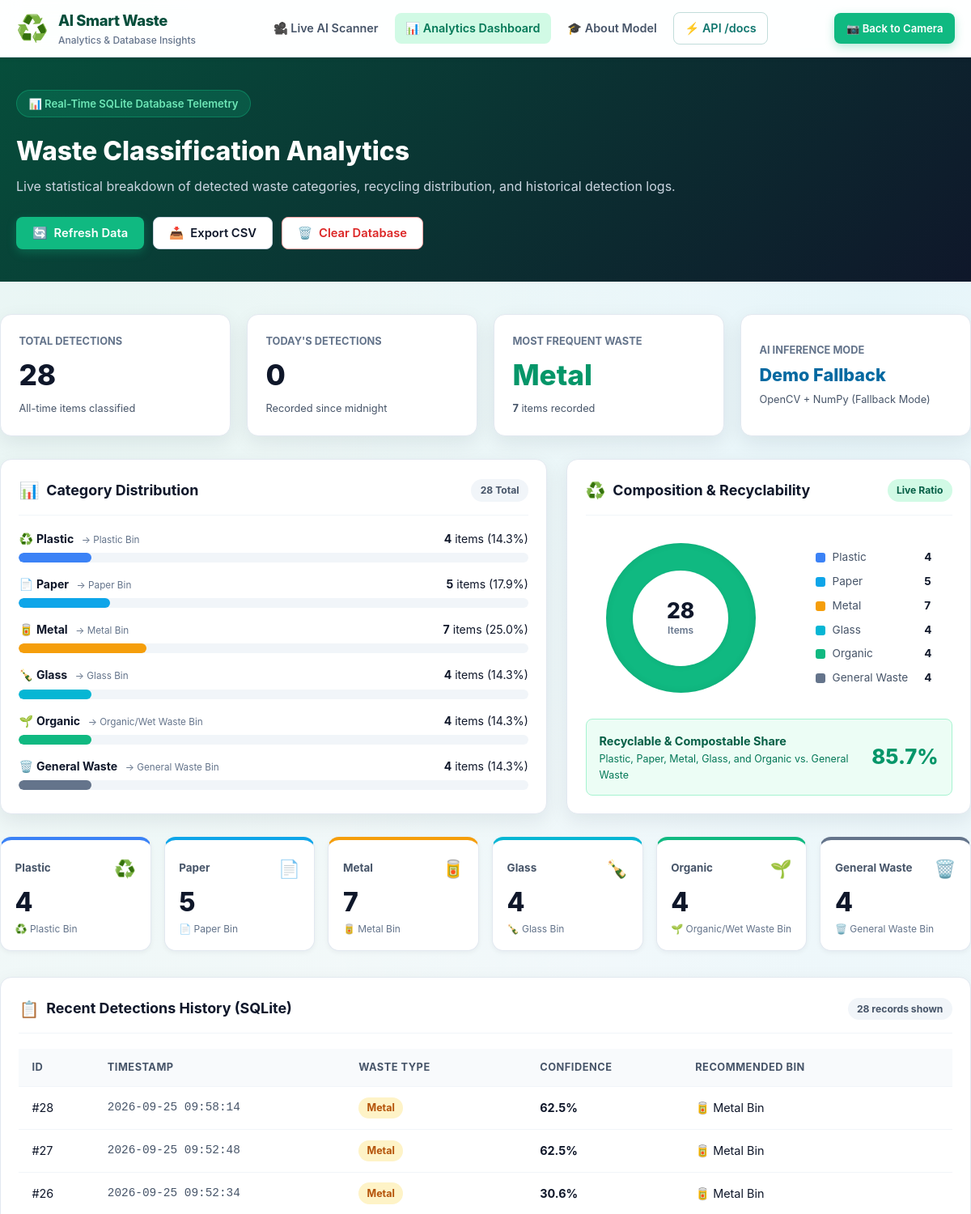
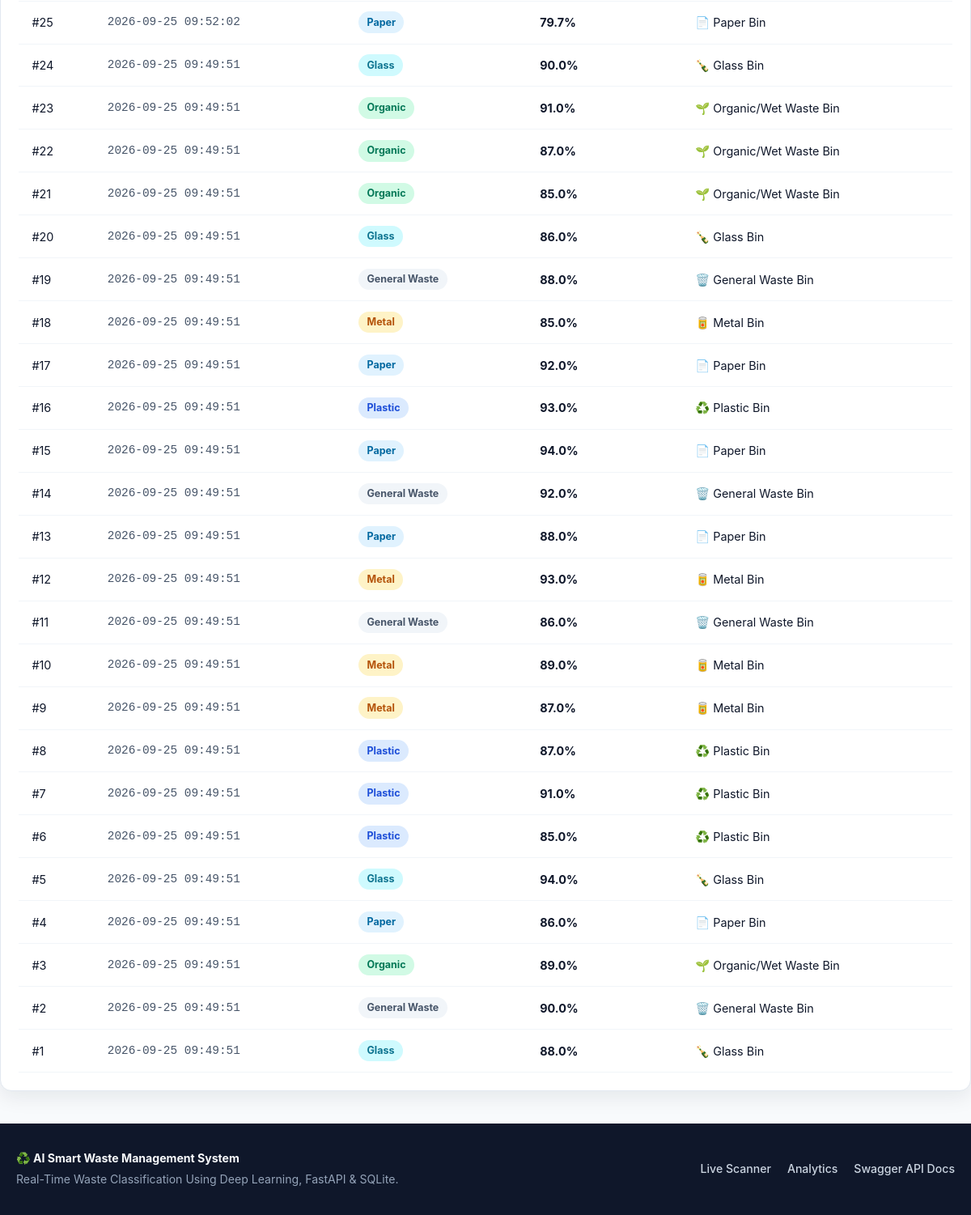
The app's page /analytics with its own data (2 pictures, top to bottom).
### tables this page shows
CREATE TABLE detections (
                    id INTEGER PRIMARY KEY AUTOINCREMENT,
                    waste_type TEXT NOT NULL,
                    confidence REAL NOT NULL,
                    recommended_bin TEXT NOT NULL,
                    timestamp DATETIME NOT NULL
                );

### app/main.py (the view)
@app.get("/analytics", response_class=HTMLResponse, include_in_schema=False)
async def analytics_page(request: Request):
    try:
        stats = get_statistics()
        recent = get_recent_detections(limit=30)
    except Exception:
        stats = {
            "total_detections": 0,
            "today_detections": 0,
            "category_counts": {},
            "distribution": {},
            "most_frequent_category": "None yet",
            "most_frequent_count": 0,
            "categories": [],
            "recyclable_share_pct": 0.0,
        }
        recent = []
    model_info = classifier.get_info()
    rules = get_all_waste_rules()
    return templates.TemplateResponse(
        request=request,
        name="analytics.html",
        context={
            "app_title": APP_TITLE,
            "app_subtitle": APP_SUBTITLE,
            "stats": stats,
            "recent_detections": recent,
            "model_info": model_info,
            "waste_rules": rules,
        },
    )

### templates/analytics.html (shortened to what this page needs)
<!DOCTYPE html>
<html lang="en">
<head>
    <link rel="stylesheet" href="/static/css/style.css" />
</head>
<body>
    <header class="navbar">
        <div class="container nav-container">
            <a href="/" class="brand">
                <span class="brand-icon">♻️</span>
                <div class="brand-text">
                    <span class="brand-title">AI Smart Waste</span>
                    <span class="brand-tag">Analytics & Database Insights</span>
                </div>
            </a>
            <nav class="nav-links">
                <a href="/" class="nav-link">🎥 Live AI Scanner</a>
                <a href="/analytics" class="nav-link active">📊 Analytics Dashboard</a>
                <a href="/#about-model" class="nav-link">🎓 About Model</a>
                <a href="/docs" target="_blank" rel="noopener" class="nav-link nav-docs-link">⚡ API /docs</a>
            </nav>
            <div class="status-pills">
                <a href="/" class="btn btn-primary btn-sm">📷 Back to Camera</a>
            </div>
        </div>
    </header>
    <section class="analytics-hero">
        <div class="container analytics-hero-inner">
            <div>
                <span class="hero-badge">📊 Real-Time SQLite Database Telemetry</span>
                <h1>Waste Classification Analytics</h1>
                <p>Live statistical breakdown of detected waste categories, recycling distribution, and historical detection logs.</p>
            </div>
            <div class="analytics-actions">
                <button id="analytics-refresh-btn" class="btn btn-primary">
                    <span>🔄</span> Refresh Data
                </button>
                <button id="analytics-export-btn" class="btn btn-outline">
                    <span>📥</span> Export CSV
                </button>
                <button id="analytics-clear-btn" class="btn btn-danger-outline">
                    <span>🗑️</span> Clear Database
                </button>
            </div>
        </div>
    </section>
    <main class="container main-section">
        <div class="kpi-grid">
            <div class="card kpi-card">
                <span class="kpi-label">Total Detections</span>
                <div class="kpi-value" id="kpi-total">{{ stats.total_detections }}</div>
                <span class="kpi-sub">All-time items classified</span>
            </div>
            <div class="card kpi-card">
                <span class="kpi-label">Today's Detections</span>
                <div class="kpi-value" id="kpi-today">{{ stats.today_detections }}</div>
                <span class="kpi-sub">Recorded since midnight</span>
            </div>
            <div class="card kpi-card">
                <span class="kpi-label">Most Frequent Waste</span>
                <div class="kpi-value kpi-highlight" id="kpi-top-category">{{ stats.most_frequent_category }}</div>
                <span class="kpi-sub"><strong id="kpi-top-count">{{ stats.most_frequent_count }}</strong> items recorded</span>
            </div>
            <div class="card kpi-card">
                <span class="kpi-label">AI Inference Mode</span>
                <div class="kpi-value kpi-mode">{% if model_info.is_demo_mode %}Demo Fallback{% else %}MobileNetV2 CNN{% endif %}</div>
                <span class="kpi-sub">{{ model_info.framework }}</span>
            </div>
        </div>
        <div class="analytics-charts-grid">
            <div class="card chart-card">
                <div class="card-header">
                    <div class="card-title-group">
                        <span class="card-icon">📊</span>
                        <h3>Category Distribution</h3>
                    </div>
                    <span class="badge badge-neutral" id="chart-total-badge">{{ stats.total_detections }} Total</span>
                </div>
                <div class="distribution-bars" id="analytics-dist-bars">
                    {% for rule in waste_rules %}
                    {% set cat_dist = stats.distribution.get(rule.category, {'count': 0, 'percentage': 0.0}) %}
                    <div class="dist-bar-item" data-category="{{ rule.category }}">
                        <div class="dist-bar-meta">
                            <span class="dist-cat-name">
                                <span class="dist-icon">{{ rule.icon }}</span>
                                <strong>{{ rule.category }}</strong>
                                <small class="dist-bin-tag">→ {{ rule.bin_short }}</small>
                            </span>
                            <span class="dist-numbers">
                                <strong id="dist-count-{{ rule.category|replace(' ', '-') }}">{{ cat_dist.count }}</strong> items
                                (<span id="dist-pct-{{ rule.category|replace(' ', '-') }}">{{ cat_dist.percentage }}%</span>)
                            </span>
                        </div>
                        <div class="dist-track">
                            <div class="dist-fill"
                                 id="dist-fill-{{ rule.category|replace(' ', '-') }}"
                                 style="width: {{ cat_dist.percentage }}%; background-color: {{ rule.bin_color }};">
                            </div>
                        </div>
                    </div>
                    {% endfor %}
                </div>
            </div>
            <div class="card chart-card">
                <div class="card-header">
                    <div class="card-title-group">
                        <span class="card-icon">♻️</span>
                        <h3>Composition & Recyclability</h3>
                    </div>
                    <span class="badge badge-success">Live Ratio</span>
                </div>
                <div class="doughnut-container">
                    <div class="doughnut-ring" id="doughnut-ring">
                        <div class="doughnut-hole">
                            <span class="doughnut-big" id="doughnut-total">{{ stats.total_detections }}</span>
                            <span class="doughnut-small">Items</span>
                        </div>
                    </div>
                    <div class="doughnut-legend">
                        {% for rule in waste_rules %}
                        <div class="legend-item">
                            <span class="legend-dot" style="background-color: {{ rule.bin_color }};"></span>
                            <span class="legend-name">{{ rule.category }}</span>
                            <strong class="legend-val" id="legend-val-{{ rule.category|replace(' ', '-') }}">
                                {{ stats.category_counts.get(rule.category, 0) }}
                            </strong>
                        </div>
                        {% endfor %}
                    </div>
                </div>
                <div class="recyclable-summary-box">
                    <div>
                        <strong>Recyclable & Compostable Share</strong>
                        <p>Plastic, Paper, Metal, Glass, and Organic vs. General Waste</p>
                    </div>
                    <div class="recyclable-pct" id="recyclable-share-pct">{{ stats.recyclable_share_pct|default(0.0) }}%</div>
                </div>
            </div>
        </div>
        <div class="stats-cards-grid" style="margin-bottom: 2rem;">
            {% for rule in waste_rules %}
            <div class="stat-card" style="--card-accent: {{ rule.bin_color }};">
                <div class="stat-card-top">
                    <span class="stat-title">{{ rule.category }}</span>
                    <span class="stat-emoji">{{ rule.icon }}</span>
                </div>
                <div class="stat-value" id="analytics-card-{{ rule.category|replace(' ', '-') }}">
                    {{ stats.category_counts.get(rule.category, 0) }}
                </div>
                <div class="stat-footer">
                    <span>{{ rule.recommended_bin }}</span>
                </div>
            </div>
            {% endfor %}
        </div>
        <div class="card recent-table-card">
            <div class="card-header">
                <div class="card-title-group">
                    <span class="card-icon">📋</span>
                    <h3>Recent Detections History (SQLite)</h3>
                </div>
                <span class="badge badge-neutral" id="table-record-count">{{ recent_detections|length }} records shown</span>
            </div>
            <div class="table-responsive">
                <table class="detections-table" id="analytics-detections-table">
                    <thead>
                        <tr>
                            <th>ID</th>
                            <th>Timestamp</th>
                            <th>Waste Type</th>
                            <th>Confidence</th>
                            <th>Recommended Bin</th>
                        </tr>
                    </thead>
                    <tbody id="analytics-tbody">
                        {% if recent_detections %}
                            {% for item in recent_detections %}
                            <tr>
                                <td>#{{ item.id }}</td>
                                <td class="td-time">{{ item.timestamp.replace('T', ' ') }}</td>
                                <td><span class="category-pill" data-category="{{ item.waste_type }}">{{ item.waste_type }}</span></td>
                                <td><strong>{{ item.confidence }}%</strong></td>
                                <td>{{ item.recommended_bin }}</td>
                            </tr>
                            {% endfor %}
                        {% else %}
                            <tr>
                                <td colspan="5" class="empty-table-msg">
                                    No detections found in database. Go to the <a href="/">Live AI Scanner</a> to classify waste items!
                                </td>
                            </tr>
                        {% endif %}
                    </tbody>
                </table>
            </div>
        </div>
    </main>
    <footer class="footer">
        <div class="container footer-content">
            <div>
                <strong>♻️ AI Smart Waste Management System</strong>
                <p>Real-Time Waste Classification Using Deep Learning, FastAPI & SQLite.</p>
            </div>
            <div class="footer-links">
                <a href="/">Live Scanner</a>
                <a href="/analytics">Analytics</a>
                <a href="/docs" target="_blank">Swagger API Docs</a>
            </div>
        </div>
    </footer>
</body>
</html>

### records on screen
detections: id "28", timestamp.replace "2026-09-25 09:58:14", waste_type "Metal", confidence "62.5", recommended_bin "🥫 Metal Bin"
detections: id "27", timestamp.replace "2026-09-25 09:52:48", waste_type "Metal", confidence "62.5", recommended_bin "🥫 Metal Bin"
detections: id "26", timestamp.replace "2026-09-25 09:52:34", waste_type "Metal", confidence "30.6", recommended_bin "🥫 Metal Bin"
detections: id "25", timestamp.replace "2026-09-25 09:52:02", waste_type "Paper", confidence "79.7", recommended_bin "📄 Paper Bin"
detections: id "24", timestamp.replace "2026-09-25 09:49:51", waste_type "Glass", confidence "90.0", recommended_bin "🍾 Glass Bin"
detections: id "23", timestamp.replace "2026-09-25 09:49:51", waste_type "Organic", confidence "91.0", recommended_bin "🌱 Organic/Wet Waste Bin"
detections: id "22", timestamp.replace "2026-09-25 09:49:51", waste_type "Organic", confidence "87.0", recommended_bin "🌱 Organic/Wet Waste Bin"
detections: id "21", timestamp.replace "2026-09-25 09:49:51", waste_type "Organic", confidence "85.0", recommended_bin "🌱 Organic/Wet Waste Bin"
detections: id "20", timestamp.replace "2026-09-25 09:49:51", waste_type "Glass", confidence "86.0", recommended_bin "🍾 Glass Bin"
detections: id "19", timestamp.replace "2026-09-25 09:49:51", waste_type "General Waste", confidence "88.0", recommended_bin "🗑️ General Waste Bin"
detections: id "18", timestamp.replace "2026-09-25 09:49:51", waste_type "Metal", confidence "85.0", recommended_bin "🥫 Metal Bin"
detections: id "17", timestamp.replace "2026-09-25 09:49:51", waste_type "Paper", confidence "92.0", recommended_bin "📄 Paper Bin"
detections: id "16", timestamp.replace "2026-09-25 09:49:51", waste_type "Plastic", confidence "93.0", recommended_bin "♻️ Plastic Bin"
detections: id "15", timestamp.replace "2026-09-25 09:49:51", waste_type "Paper", confidence "94.0", recommended_bin "📄 Paper Bin"
detections: id "14", timestamp.replace "2026-09-25 09:49:51", waste_type "General Waste", confidence "92.0", recommended_bin "🗑️ General Waste Bin"
detections: id "13", timestamp.replace "2026-09-25 09:49:51", waste_type "Paper", confidence "88.0", recommended_bin "📄 Paper Bin"
detections: id "12", timestamp.replace "2026-09-25 09:49:51", waste_type "Metal", confidence "93.0", recommended_bin "🥫 Metal Bin"
detections: id "11", timestamp.replace "2026-09-25 09:49:51", waste_type "General Waste", confidence "86.0", recommended_bin "🗑️ General Waste Bin"
detections: id "10", timestamp.replace "2026-09-25 09:49:51", waste_type "Metal", confidence "89.0", recommended_bin "🥫 Metal Bin"
detections: id "9", timestamp.replace "2026-09-25 09:49:51", waste_type "Metal", confidence "87.0", recommended_bin "🥫 Metal Bin"
detections: id "8", timestamp.replace "2026-09-25 09:49:51", waste_type "Plastic", confidence "87.0", recommended_bin "♻️ Plastic Bin"
detections: id "7", timestamp.replace "2026-09-25 09:49:51", waste_type "Plastic", confidence "91.0", recommended_bin "♻️ Plastic Bin"
detections: id "6", timestamp.replace "2026-09-25 09:49:51", waste_type "Plastic", confidence "85.0", recommended_bin "♻️ Plastic Bin"
detections: id "5", timestamp.replace "2026-09-25 09:49:51", waste_type "Glass", confidence "94.0", recommended_bin "🍾 Glass Bin"
detections: id "4", timestamp.replace "2026-09-25 09:49:51", waste_type "Paper", confidence "86.0", recommended_bin "📄 Paper Bin"
detections: id "3", timestamp.replace "2026-09-25 09:49:51", waste_type "Organic", confidence "89.0", recommended_bin "🌱 Organic/Wet Waste Bin"
detections: id "2", timestamp.replace "2026-09-25 09:49:51", waste_type "General Waste", confidence "90.0", recommended_bin "🗑️ General Waste Bin"
detections: id "1", timestamp.replace "2026-09-25 09:49:51", waste_type "Glass", confidence "88.0", recommended_bin "🍾 Glass Bin"

### other values on screen
{{ stats.total_detections }} "28"
{{ stats.today_detections }} "0"
{{ stats.most_frequent_category }} "Metal"
{{ stats.most_frequent_count }} "7"
{{ model_info.framework }} "OpenCV + NumPy (Fallback Mode)"
{{ rule.icon }} "♻️" "📄" "🥫" "🍾" "🌱" "🗑️"
{{ rule.category }} "Plastic" "Paper" "Metal" "Glass" "Organic" "General Waste"
{{ rule.bin_short }} "Plastic Bin" "Paper Bin" "Metal Bin" "Glass Bin" "Organic/Wet Waste Bin" "General Waste Bin"
{{ cat_dist.count }} "4" "5" "7" "4" "4" "4"
{{ cat_dist.percentage }} "14.3" "17.9" "25.0" "14.3" "14.3" "14.3"
{{ stats.category_counts.get(rule.category, 0) }} "4" "5" "7" "4" "4" "4"
{{ stats.recyclable_share_pct|default(0.0) }} "85.7"
{{ rule.recommended_bin }} "♻️ Plastic Bin" "📄 Paper Bin" "🥫 Metal Bin" "🍾 Glass Bin" "🌱 Organic/Wet Waste Bin" "🗑️ General Waste Bin"
{{ recent_detections|length }} "28"
